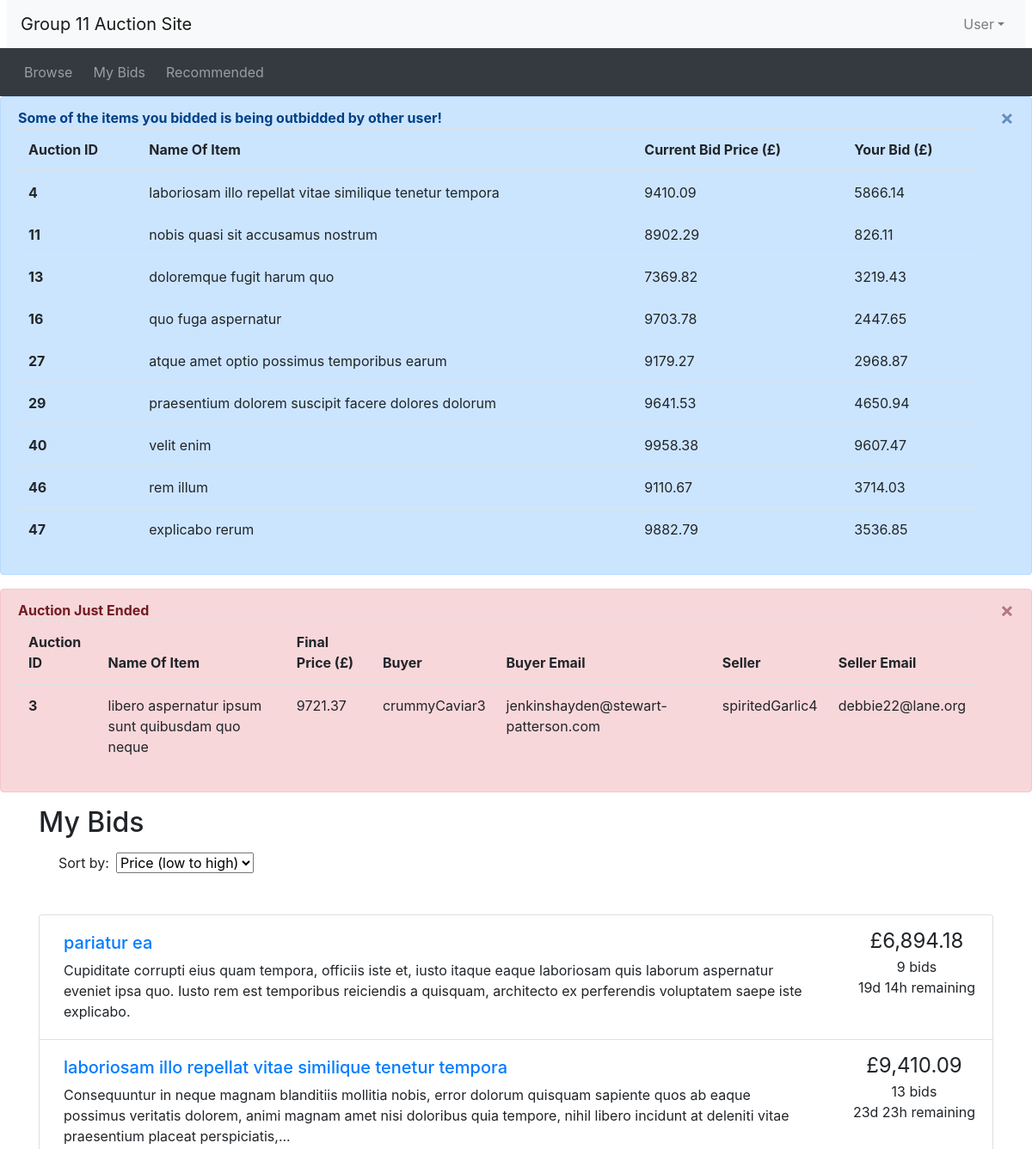
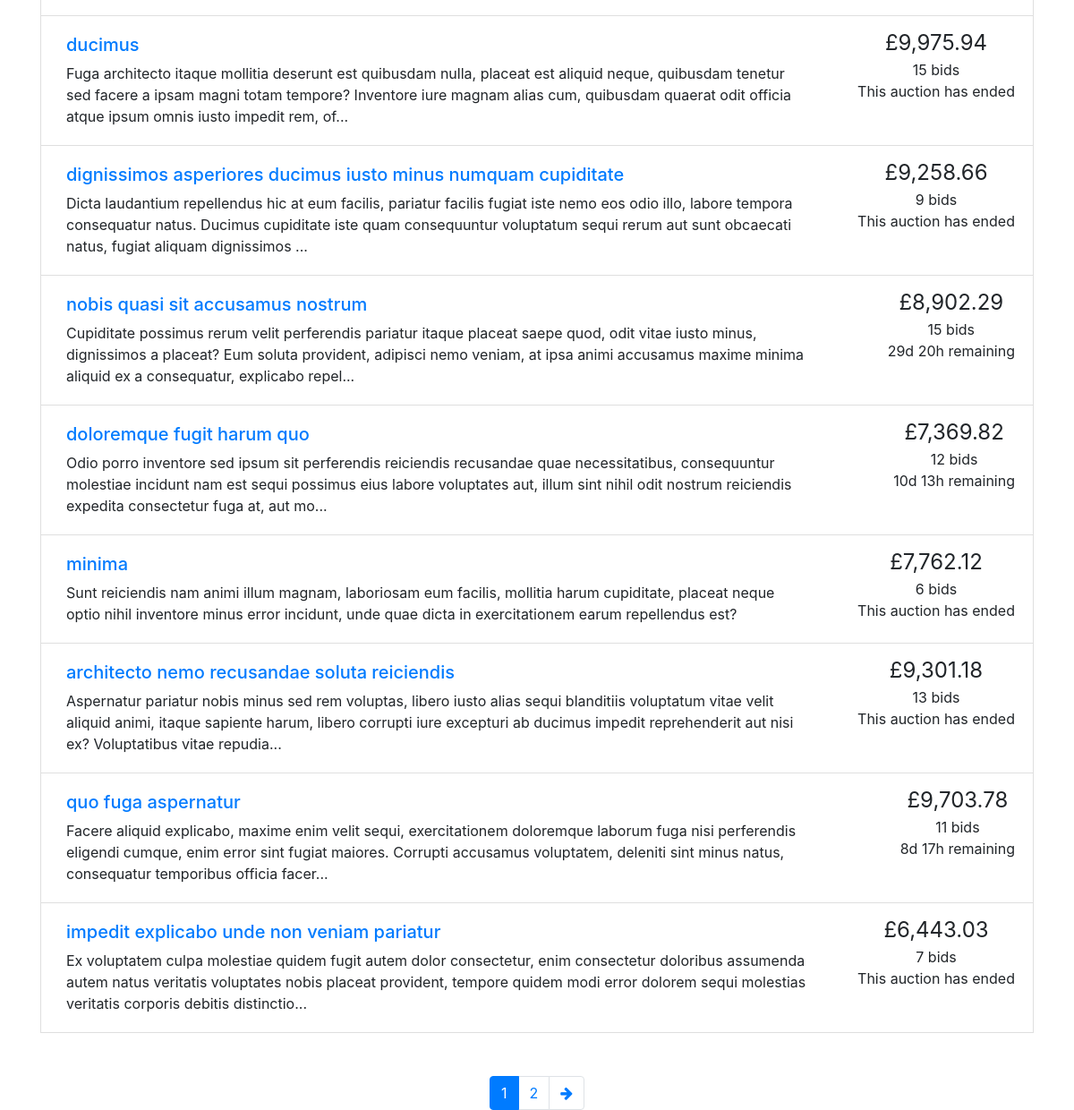
The page /mybids.php (signed in) on the database its author committed (2 pictures, top to bottom).
### tables this page shows
CREATE TABLE Auctions (
    AuctionID INT AUTO_INCREMENT,
    UserName VARCHAR(50),
    ItemName TINYTEXT NOT NULL,
    ItemDescription LONGTEXT NOT NULL,
    Category VARCHAR(50),
    StartingPrice FLOAT(10, 2) NOT NULL,
    ReservePrice FLOAT(10, 2),
    EndingTime DATETIME NOT NULL,
    Outcome VARCHAR(12),
    PRIMARY KEY (AuctionID),
    CONSTRAINT FK_UserName_Bid FOREIGN KEY (Username) REFERENCES Users(Username),
    CONSTRAINT FK_Category_Bid FOREIGN KEY (Category) REFERENCES CategoryList(Category)
);

CREATE TABLE Bids (
    BidID INT AUTO_INCREMENT,
    UserName VARCHAR(50),
    AuctionID INT,
    BidPrice FLOAT(10, 2) NOT NULL,
    BidTime DATETIME NOT NULL,
    PRIMARY KEY (BidID),
    CONSTRAINT FK_UserName_Bids FOREIGN KEY (Username) REFERENCES Users(Username),
    CONSTRAINT FK_AuctionID_Bids FOREIGN KEY (AuctionID) REFERENCES Auctions(AuctionID)
);

CREATE TABLE Users (
    Username VARCHAR(50),
    AuthPassWord VARCHAR(40) NOT NULL,
    UserGroup VARCHAR(6),
    Email VARCHAR(100) NOT NULL,
    PRIMARY KEY (Username),
    CONSTRAINT FK_UserGroup FOREIGN KEY (UserGroup) REFERENCES UserStatus(UserGroup) ON DELETE CASCADE
);

### utilities.php (the view)
<?php
function display_time_remaining($interval) {
    if ($interval->days == 0 && $interval->h == 0) {
      $time_remaining = $interval->format('%im %Ss');
    }
    else if ($interval->days == 0) {
      $time_remaining = $interval->format('%hh %im');
    }
    else {
      $time_remaining = $interval->format('%ad %hh');
    }
  return $time_remaining;
}
function print_listing_li($item_id, $title, $desc, $price, $num_bids, $end_time)
{
  if (strlen($desc) > 250) {
    $desc_shortened = substr($desc, 0, 250) . '...';
  }
  else {
    $desc_shortened = $desc;
  }
  if ($num_bids == 1) {
    $bid = ' bid';
  }
  else {
    $bid = ' bids';
  }
  $now = new DateTime();
  if ($now > $end_time) {
    $time_remaining = 'This auction has ended';
  }
  else {
    $time_to_end = date_diff($now, $end_time);
    $time_remaining = display_time_remaining($time_to_end) . ' remaining';
  }
  echo('
    <li class="list-group-item d-flex justify-content-between">
    <div class="p-2 mr-5"><h5><a href="listing.php?item_id=' . $item_id . '">' . $title . '</a></h5>' . $desc_shortened . '</div>
    <div class="text-center text-nowrap"><span style="font-size: 1.5em">£' . number_format($price, 2) . '</span><br/>' . $num_bids . $bid . '<br/>' . $time_remaining . '</div>
  </li>'
  );
}
?>

### header.php (shortened to what this page needs)
<?php require("database.php")?>
<!doctype html>
<html lang="en">
<head>
  <link rel="stylesheet" href="css/bootstrap.min.css">
  <link rel="stylesheet" href="https://cdnjs.cloudflare.com/ajax/libs/font-awesome/4.7.0/css/font-awesome.min.css">
  <link rel="stylesheet" href="css/custom.css">
</head>
<body>
<nav class="navbar navbar-expand-lg navbar-light bg-light mx-2">
  <a class="navbar-brand" href="#">Group 11 Auction Site</a>
  <ul class="navbar-nav ml-auto">
    <li class="nav-item dropdown">
<?php
  if (isset($_SESSION['logged_in']) && $_SESSION['logged_in'] == true) {
    echo "<a class='nav-link dropdown-toggle' href='#' id='navbarDropdown' role='button' data-toggle='dropdown' aria-haspopup='true' aria-expanded='false'>User</a>".
    "<div class='dropdown-menu dropdown-menu-right' aria-labelledby='navbarDropdown'>".
    "<a class='dropdown-item' href='#'>User Name: ".$_SESSION['username']."</a>".
    "<a class='dropdown-item' href='#'>Email: ".$_SESSION['email']."</a>".
    "<a class='dropdown-item' href='#'>User Group: ".$_SESSION['account_type']."</a>".
    "<div class='dropdown-divider'></div>".
    "<a class='dropdown-item' href='logout.php'>Logout</a>";
  }
  else {
    echo '<button type="button" class="btn nav-link" data-toggle="modal" data-target="#loginModal">Login</button>';
  }
?>
      </div>
    </li>
  </ul>
</nav>
<nav class="navbar navbar-expand-lg navbar-dark bg-dark">
  <ul class="navbar-nav align-middle">
	<li class="nav-item mx-1">
      <a class="nav-link" href="browse.php">Browse</a>
    </li>
<?php
  if (isset($_SESSION['account_type']) && $_SESSION['account_type'] == 'buyer') {
  echo('
	<li class="nav-item mx-1">
      <a class="nav-link" href="mybids.php">My Bids</a>
    </li>
	<li class="nav-item mx-1">
      <a class="nav-link" href="recommendations.php">Recommended</a>
    </li>');
  }
?>
  </ul>
</nav>
<?php
if (isset($_SESSION['logged_in']) && $_SESSION['logged_in'] == true) {
  if (isset($_SESSION['account_type']) && $_SESSION['account_type'] == 'buyer') {
$querryOutbid = <<<QUERRYTEXT
SELECT *
FROM
  (
    SELECT
      a.AuctionID,
      a.ItemName,
      a.StartingPrice,
      MAX(b.BidPrice) AS 'bidPrice',
      IF(
        MAX(bidPrice) IS NULL,
        a.StartingPrice,
        MAX(bidPrice)
      ) AS 'CurrentPrice'
    FROM
      auctions a
      LEFT JOIN bids b ON a.AuctionID = b.AuctionID
    WHERE
      (a.EndingTime - CURRENT_TIMESTAMP) > 0
      AND a.AuctionID IN (
        SELECT
          AuctionID
        FROM
          bids
        WHERE
          UserName = '{$_SESSION['username']}'
        GROUP BY
          AuctionID
      )
    GROUP BY
      a.AuctionID,
      a.ItemName,
      a.ItemDescription,
      a.StartingPrice,
      a.EndingTime
  ) MaxPriceGlobal
  INNER JOIN (
    SELECT
      AuctionID,
      MAX(BidPrice) AS UserMax
    FROM
      bids
    WHERE
      UserName = '{$_SESSION['username']}'
    GROUP BY
      AuctionID
  ) MaxPriceUser ON MaxPriceGlobal.AuctionID = MaxPriceUser.AuctionID
WHERE
  MaxPriceGlobal.CurrentPrice != MaxPriceUser.UserMax
ORDER BY
  MaxPriceGlobal.AuctionID
QUERRYTEXT;
$resultOutbid = mysqli_query($connectionView, $querryOutbid);
if ($resultOutbid->num_rows > 0) {
echo <<<TABLEPARTS
<div class="alert alert-primary alert-dismissible fade show" role="alert">
  <strong>Some of the items you bidded is being outbidded by other user!</strong>
  <table class="table">
  <thead>
    <tr>
      <th scope="col">Auction ID</th>
      <th scope="col">Name Of Item</th>
      <th scope="col">Current Bid Price (£)</th>
      <th scope="col">Your Bid (£)</th>
    </tr>
  </thead>
  <tbody>
TABLEPARTS;
while ($rowOutbid = mysqli_fetch_array($resultOutbid)){
echo <<<ROWPARTS
    <tr>
      <th scope="row">{$rowOutbid['AuctionID']}</th>
      <td>{$rowOutbid['ItemName']}</td>
      <td>{$rowOutbid['CurrentPrice']}</td>
      <td>{$rowOutbid['UserMax']}</td>
    </tr>
ROWPARTS;
}
echo <<<TABLEPARTS
  </tbody>
</table>
  <button type="button" class="close" data-dismiss="alert" aria-label="Close">
    <span aria-hidden="true">&times;</span>
  </button>
</div>
TABLEPARTS;
}
 }
 $querryTodayAuctionFinish = <<<QUERRYTEXT
 SELECT
  a.AuctionID,
  a.UserName,
  u.Email,
  a.ItemName,
  a.ReservePrice
 FROM
  auctions a
  JOIN users u
  ON u.UserName = a. UserName
 WHERE
  EndingTime > CURDATE() - INTERVAL 1 DAY
  AND EndingTime < CURDATE()
 QUERRYTEXT;
 $resultTodayAuctionFinish = mysqli_query($connectionView, $querryTodayAuctionFinish);
 if ($resultTodayAuctionFinish->num_rows > 0) {
  echo <<<TABLEPARTS
  <div class="alert alert-danger alert-dismissible fade show" role="alert">
    <strong>Auction Just Ended</strong>
    <table class="table">
    <thead>
      <tr>
        <th scope="col">Auction ID</th>
        <th scope="col">Name Of Item</th>
        <th scope="col">Final Price (£)</th>
        <th scope="col">Buyer</th>
        <th scope="col">Buyer Email</th>
        <th scope="col">Seller</th>
        <th scope="col">Seller Email</th>
      </tr>
    </thead>
    <tbody>
  TABLEPARTS;
  while ($rowFinAuction = mysqli_fetch_array($resultTodayAuctionFinish)){
    $Auction_ID = $rowFinAuction['AuctionID'];
    $Item_Name = $rowFinAuction['ItemName'];
    $Seller = $rowFinAuction['UserName'];
    $Seller_Email = $rowFinAuction['Email'];
    $Reserve_Price = $rowFinAuction['ReservePrice'];
    $querryWinner = <<<QUERRYTEXT
    SELECT
      b.UserName,
      b.bidPrice,
      u.Email
    FROM
      bids b
      JOIN users u
      ON b.UserName = u.Username
    WHERE
      b.AuctionID = {$Auction_ID}
    ORDER BY
      b.BidPrice DESC,
      b.BidTime ASC;
    QUERRYTEXT;
    $resultWinner = mysqli_query($connectionView, $querryWinner);
    $rowWinner = mysqli_fetch_array($resultWinner);
    $Final_Price = $rowWinner['bidPrice'];
    $Buyer = $rowWinner['UserName'];
    $Buyer_Email = $rowWinner['Email'];
    if ($Final_Price >= $Reserve_Price) {
      echo <<<ROWPARTS
      <tr>
        <th scope="row">{$Auction_ID}</th>
        <td>{$Item_Name}</td>
        <td>{$Final_Price}</td>
        <td>{$Buyer}</td>
        <td>{$Buyer_Email}</td>
        <td>{$Seller}</td>
        <td>{$Seller_Email}</td>
      </tr>
  ROWPARTS;
    }
   }
  echo <<<TABLEPARTS
    </tbody>
  </table>
    <button type="button" class="close" data-dismiss="alert" aria-label="Close">
      <span aria-hidden="true">&times;</span>
    </button>
  </div>
  TABLEPARTS;
}
}
?>

### mybids.php (shortened to what this page needs)
<?php include_once("header.php")?>
<?php require("utilities.php")?>
<?php require("database.php")?>
<div class="container">
<h2 class="my-3">My Bids</h2>
<div id="searchSpecs">
<form method="get" action="mybids.php">
    <div class="col-md-3 pr-0">
      <div class="form-inline">
        <label class="mx-2" for="order_by">Sort by:</label>
        <select type = "submit"  id="order_by" name="order_by" onchange="this.form.submit();">
          <option selected value="ORDER BY CurrentPrice ASC">Price (low to high)</option>
        </select>
    </div>
  </div>
</form>
</div>
</div>
<?php
  if (!isset($_GET['order_by'])) {
    $ordering = "";
  }
  else {
    $ordering = $_GET['order_by'];
  }
  if (!isset($_GET['page'])) {
    $curr_page = 1;
  }
  else {
    $curr_page = $_GET['page'];
  }
  $results_per_page = 10;
  $querryItemList = <<<QUERRYTEXT
  SELECT
    a.AuctionID,
    a.ItemName,
    a.ItemDescription,
    a.StartingPrice,
    a.EndingTime,
    COUNT(b.BidID) AS 'CountBids',
    MAX(b.BidPrice) AS 'bidPrice',
    IF(
      MAX(bidPrice) IS NULL,
      a.StartingPrice,
      MAX(bidPrice)
    ) AS 'CurrentPrice',
    a.StartingPrice
  FROM
    auctions a
    LEFT JOIN bids b ON a.AuctionID = b.AuctionID
  WHERE
    a.AuctionID IN (
        SELECT AuctionID
        FROM bids
        WHERE UserName = '{$_SESSION['username']}'
      )
  GROUP BY
    a.AuctionID,
    a.ItemName,
    a.ItemDescription,
    a.StartingPrice,
    a.EndingTime {$ordering}
  QUERRYTEXT;
  $limiter = " LIMIT ".strval(($curr_page-1)*$results_per_page).", ".strval($results_per_page);
  $querryWithLimitItemPerPage = $querryItemList.$limiter;
  $resultforCounting = mysqli_query($connectionView, $querryItemList);
  if ($resultforCounting)
    {
        $num_results = mysqli_num_rows($resultforCounting);
    }
  $max_page = ceil($num_results / $results_per_page);
?>
<div class="container mt-5">
<ul class="list-group">
<?php
  $search_query_result = mysqli_query($connectionView, $querryWithLimitItemPerPage);
    while ($row = mysqli_fetch_array($search_query_result)){
    $item_id = $row['AuctionID'];
    $title = $row['ItemName'];
    $description = $row['ItemDescription'];
    $current_price = $row['CurrentPrice'];
    $num_bids = $row['CountBids'];
    $end_date = new DateTime($row['EndingTime']);
    print_listing_li($item_id, $title, $description, $current_price, $num_bids, $end_date);
  }
?>
<nav aria-label="Search results pages" class="mt-5">
  <ul class="pagination justify-content-center">
<?php
  $querystring = "";
  $high_page_boost = max(3 - $curr_page, 0);
  $low_page_boost = max(2 - ($max_page - $curr_page), 0);
  $low_page = max(1, $curr_page - 2 - $low_page_boost);
  $high_page = min($max_page, $curr_page + 2 + $high_page_boost);
  for ($i = $low_page; $i <= $high_page; $i++) {
    if ($i == $curr_page) {
      echo('
    <li class="page-item active">');
    }
    else {
      echo('
    <li class="page-item">');
    }
    echo('
      <a class="page-link" href="mybids.php?' . $querystring . 'page=' . $i . '">' . $i . '</a>
    </li>');
  }
  if ($curr_page != $max_page) {
    echo('
    <li class="page-item">
      <a class="page-link" href="mybids.php?' . $querystring . 'page=' . ($curr_page + 1) . '" aria-label="Next">
        <span aria-hidden="true"><i class="fa fa-arrow-right"></i></span>
        <span class="sr-only">Next</span>
      </a>
    </li>');
  }
?>
  </ul>
</nav>
</div>
<?php include_once("footer.php")?>

### rows shown on the page
auctions: AuctionID "4", ItemName "laboriosam illo repellat vitae similique tenetur tempora", CurrentPrice "9410.09", UserMax "5866.14", ItemDescription "Consequuntur in neque magnam blanditiis mollitia nobis, error dolorum quisquam sapiente quos ab eaque possimus veritatis dolorem, animi magnam amet nisi doloribus quia tempore, nihil libero incidunt at deleniti vitae praesentium placeat perspiciatis,...", price "9,410.09", num_bids "13", bid "bids", time_remaining "23d 23h remaining"
auctions: AuctionID "11", ItemName "nobis quasi sit accusamus nostrum", CurrentPrice "8902.29", UserMax "826.11", ItemDescription "Cupiditate possimus rerum velit perferendis pariatur itaque placeat saepe quod, odit vitae iusto minus, dignissimos a placeat? Eum soluta provident, adipisci nemo veniam, at ipsa animi accusamus maxime minima aliquid ex a consequatur, explicabo repel...", price "8,902.29", num_bids "15", bid "bids", time_remaining "29d 20h remaining"
auctions: AuctionID "13", ItemName "doloremque fugit harum quo", CurrentPrice "7369.82", UserMax "3219.43", ItemDescription "Odio porro inventore sed ipsum sit perferendis reiciendis recusandae quae necessitatibus, consequuntur molestiae incidunt nam est sequi possimus eius labore voluptates aut, illum sint nihil odit nostrum reiciendis expedita consectetur fuga at, aut mo...", price "7,369.82", num_bids "12", bid "bids", time_remaining "10d 13h remaining"
auctions: AuctionID "16", ItemName "quo fuga aspernatur", CurrentPrice "9703.78", UserMax "2447.65", ItemDescription "Facere aliquid explicabo, maxime enim velit sequi, exercitationem doloremque laborum fuga nisi perferendis eligendi cumque, enim error sint fugiat maiores. Corrupti accusamus voluptatem, deleniti sint minus natus, consequatur temporibus officia facer...", price "9,703.78", num_bids "11", bid "bids", time_remaining "8d 17h remaining"
auctions: AuctionID "27", ItemName "atque amet optio possimus temporibus earum", CurrentPrice "9179.27", UserMax "2968.87"
auctions: AuctionID "29", ItemName "praesentium dolorem suscipit facere dolores dolorum", CurrentPrice "9641.53", UserMax "4650.94"
auctions: AuctionID "40", ItemName "velit enim", CurrentPrice "9958.38", UserMax "9607.47"
auctions: AuctionID "46", ItemName "rem illum", CurrentPrice "9110.67", UserMax "3714.03"
auctions: AuctionID "47", ItemName "explicabo rerum", CurrentPrice "9882.79", UserMax "3536.85"
bids: BidPrice "9721.37", UserName "crummyCaviar3"
users: Email "jenkinshayden@stewart-patterson.com"
auctions: ItemName "pariatur ea", ItemDescription "Cupiditate corrupti eius quam tempora, officiis iste et, iusto itaque eaque laboriosam quis laborum aspernatur eveniet ipsa quo. Iusto rem est temporibus reiciendis a quisquam, architecto ex perferendis voluptatem saepe iste explicabo.", price "6,894.18", num_bids "9", bid "bids", time_remaining "19d 14h remaining"
auctions: ItemName "ducimus", ItemDescription "Fuga architecto itaque mollitia deserunt est quibusdam nulla, placeat est aliquid neque, quibusdam tenetur sed facere a ipsam magni totam tempore? Inventore iure magnam alias cum, quibusdam quaerat odit officia atque ipsum omnis iusto impedit rem, of...", price "9,975.94", num_bids "15", bid "bids", time_remaining "This auction has ended"
auctions: ItemName "dignissimos asperiores ducimus iusto minus numquam cupiditate", ItemDescription "Dicta laudantium repellendus hic at eum facilis, pariatur facilis fugiat iste nemo eos odio illo, labore tempora consequatur natus. Ducimus cupiditate iste quam consequuntur voluptatum sequi rerum aut sunt obcaecati natus, fugiat aliquam dignissimos ...", price "9,258.66", num_bids "9", bid "bids", time_remaining "This auction has ended"
auctions: ItemName "minima", ItemDescription "Sunt reiciendis nam animi illum magnam, laboriosam eum facilis, mollitia harum cupiditate, placeat neque optio nihil inventore minus error incidunt, unde quae dicta in exercitationem earum repellendus est?", price "7,762.12", num_bids "6", bid "bids", time_remaining "This auction has ended"
auctions: ItemName "architecto nemo recusandae soluta reiciendis", ItemDescription "Aspernatur pariatur nobis minus sed rem voluptas, libero iusto alias sequi blanditiis voluptatum vitae velit aliquid animi, itaque sapiente harum, libero corrupti iure excepturi ab ducimus impedit reprehenderit aut nisi ex? Voluptatibus vitae repudia...", price "9,301.18", num_bids "13", bid "bids", time_remaining "This auction has ended"
auctions: ItemName "impedit explicabo unde non veniam pariatur", ItemDescription "Ex voluptatem culpa molestiae quidem fugit autem dolor consectetur, enim consectetur doloribus assumenda autem natus veritatis voluptates nobis placeat provident, tempore quidem modi error dolorem sequi molestias veritatis corporis debitis distinctio...", price "6,443.03", num_bids "7", bid "bids", time_remaining "This auction has ended"

### other values the page prints
$Auction_ID "3"
$Item_Name "libero aspernatur ipsum sunt quibusdam quo neque"
$Seller "spiritedGarlic4"
$Seller_Email "debbie22@lane.org"
